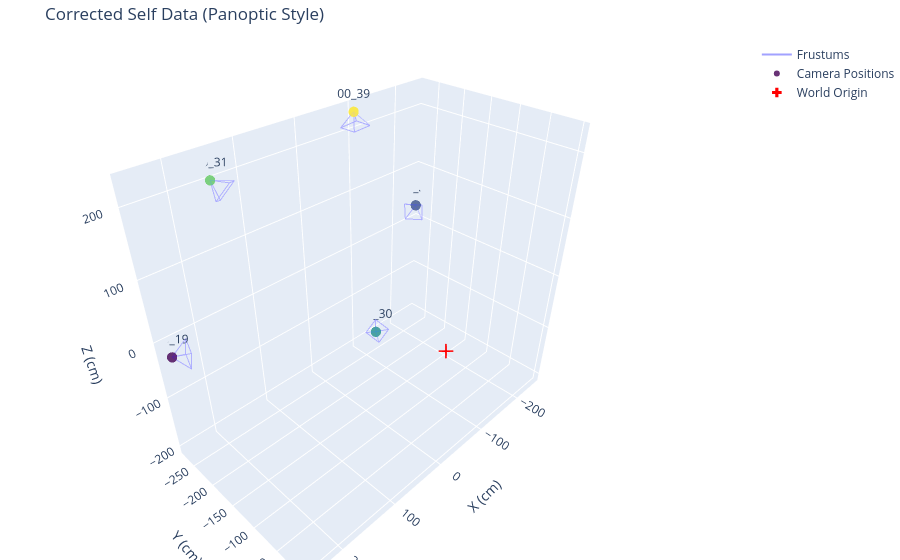

The code cell stored with this chart in its notebook:
### Markdown cell above
## adjust vis correct data

### Code cell
import json
import numpy as np
import plotly.graph_objects as go
import plotly.offline as pyo

# 1. INITIALIZE NOTEBOOK MODE (Critical for Jupyter)
pyo.init_notebook_mode(connected=True)

# ---------------------------------------------------------
# VISUALIZATION FUNCTION (Restored Original Style)
# ---------------------------------------------------------
def visualize_cameras(extrinsic_matrices, Title="", scale=200.0, labels=None):
    fig = go.Figure()
    all_x, all_y, all_z = [], [], []
    cam_centers = []
    
    if labels is None:
        plot_labels = [f"Cam {i}" for i in range(len(extrinsic_matrices))]
    else:
        plot_labels = labels

    for i in range(len(extrinsic_matrices)):
        E = extrinsic_matrices[i]
        R = E[:3, :3]
        t = E[:3, 3]
        
        # Camera center in world coordinates: C = -R^T * t
        C = -R.T @ t
        
        # Camera-to-World matrix
        C_to_W = np.eye(4)
        C_to_W[:3, :3] = R.T  # Inverse of rotation
        C_to_W[:3, 3] = C     # Camera center
        cam_pos = C_to_W[:3, 3]
        cam_centers.append(cam_pos)
        
        # Frustum Calculation
        s = scale
        corners_cam = np.array([
            [0, 0, 0],          
            [-s, -s, s*1.5],    
            [s, -s, s*1.5],     
            [s, s, s*1.5],      
            [-s, s, s*1.5],     
        ])
        
        corners_homo = np.hstack([corners_cam, np.ones((5, 1))])
        p = (C_to_W @ corners_homo.T).T[:, :3]
        
        indices = [0, 1, 2, 0, 2, 3, 0, 3, 4, 0, 4, 1, 1, 2, 3, 4, 1]
        for idx in indices:
            all_x.append(p[idx, 0]); all_y.append(p[idx, 1]); all_z.append(p[idx, 2])
        all_x.append(None); all_y.append(None); all_z.append(None)

    # Frustums Trace
    fig.add_trace(go.Scatter3d(
        x=all_x, y=all_y, z=all_z,
        mode='lines',
        line=dict(color='rgba(100, 100, 255, 0.6)', width=2),
        name='Frustums',
        hoverinfo='none'
    ))

    # Camera Positions Trace
    cam_centers = np.array(cam_centers)
    fig.add_trace(go.Scatter3d(
        x=cam_centers[:, 0], y=cam_centers[:, 1], z=cam_centers[:, 2],
        mode='markers+text',
        marker=dict(size=6, color=np.arange(len(extrinsic_matrices)), colorscale='Viridis', opacity=0.8),
        text=plot_labels,
        textposition="top center",
        name='Camera Positions'
    ))

    # World Origin Trace
    fig.add_trace(go.Scatter3d(
        x=[0], y=[0], z=[0],
        mode='markers',
        marker=dict(size=8, color='red', symbol='cross'),
        name='World Origin'
    ))

    fig.update_layout(
        scene=dict(xaxis_title='X (cm)', yaxis_title='Y (cm)', zaxis_title='Z (cm)', aspectmode='data'),
        margin=dict(l=0, r=0, b=0, t=40),
        title=f"{Title}"
    )
    
    # 2. STANDARD SHOW METHOD (Let init_notebook_mode handle the renderer)
    fig.show()

# ---------------------------------------------------------
# DATA CONVERSION LOGIC
# ---------------------------------------------------------
# Assuming 'json_data_self' is already defined in your notebook
data = json.loads(json_data_self)

extrinsics = []
names = []
converted_cameras = []

# TRANSFORMATION MATRICES
R_fix_axes = np.array([
    [1,  0,  0],
    [0, -1,  0],
    [0,  0, -1]
])

R_z_flip = np.array([
    [-1,  0,  0],
    [ 0, -1,  0],
    [ 0,  0,  1]
])

R_global = R_z_flip @ R_fix_axes

for cam in data['cameras']:
    R_raw = np.array(cam['R'])
    t_raw = np.array(cam['t']).flatten()
    
    # Unit Conversion (mm -> cm)
    t_cm = t_raw / 10.0
    
    # Apply Orientation Fixes
    R_new = R_global @ R_raw
    t_new = R_global @ t_cm
    
    R_sideways = np.array([
    [-1,  0,  0, 0],  
    [0,  -1,  0, 0],  
    [0, 0,  1, 0], 
    [0,  0,  0, 1]
])

    # Create 4x4 Matrix
    E = np.eye(4)
    E[:3, :3] = R_new
    E[:3, 3] = t_new
    
    E = E @ R_sideways

    extrinsics.append(E)
    names.append(cam.get('name', 'unknown'))
    
    new_cam = cam.copy()
    new_cam['t'] = [[x] for x in t_new]
    new_cam['R'] = R_new.tolist()
    converted_cameras.append(new_cam)

# Run Visualization
visualize_cameras(extrinsics, Title="Corrected Self Data (Panoptic Style)", scale=15.0, labels=names)

### Figure 1 — Plotly figure (JSON) as saved in the notebook; plotly's stock layout.template omitted (floating-point values rounded to 4 significant figures)
{"data": [{"hoverinfo": "none", "line": {"color": "rgba(100, 100, 255, 0.6)", "width": 2}, "mode": "lines", "name": "Frustums", "type": "scatter3d", "x": [246.9, 238.1, 234.0, 246.9, 234.0, 218.0, 246.9, 218.0, 222.2, 246.9, 222.2, 238.1, 238.1, 234.0, 218.0, 222.2, 238.1, null, -246.7, -237.3, -234.0, -246.7, -234.0, -218.2, -246.7, -218.2, -221.5, -246.7, -221.5, -237.3, -237.3, -234.0, -218.2, -221.5, -237.3, null, -147.3, -129.8, -154.8, -147.3, -154.8, -144.9, -147.3, -144.9, -119.9, -147.3, -119.9, -129.8, -129.8, -154.8, -144.9, -119.9, -129.8, null, 146.5, 126.8, 151.1, 146.5, 151.1, 142.9, 146.5, 142.9, 118.6, 146.5, 118.6, 126.8, 126.8, 151.1, 142.9, 118.6, 126.8, null, -100.1, -108.7, -81.84, -100.1, -81.84, -74.55, -100.1, -74.55, -101.4, -100.1, -101.4, -108.7, -108.7, -81.84, -74.55, -101.4, -108.7, null], "y": [-273.6, -248.3, -249.4, -273.6, -249.4, -274.6, -273.6, -274.6, -273.5, -273.6, -273.5, -248.3, -248.3, -249.4, -274.6, -273.5, -248.3, null, -273.7, -249.1, -249.0, -273.7, -249.0, -274.4, -273.7, -274.4, -274.6, -273.7, -274.6, -249.1, -249.1, -249.0, -274.4, -274.6, -249.1, null, -272.9, -247.4, -247.2, -272.9, -247.2, -271.1, -272.9, -271.1, -271.3, -272.9, -271.3, -247.4, -247.4, -247.2, -271.1, -271.3, -247.4, null, -274.9, -251.1, -249.4, -274.9, -249.4, -274.8, -274.9, -274.8, -276.5, -274.9, -276.5, -251.1, -251.1, -249.4, -274.8, -276.5, -251.1, null, -273.9, -249.2, -249.1, -273.9, -249.1, -274.4, -273.9, -274.4, -274.4, -273.9, -274.4, -249.2, -249.2, -249.1, -274.4, -274.4, -249.2, null], "z": [-26.89, -11.43, -41.12, -26.89, -41.12, -38.0, -26.89, -38.0, -8.308, -26.89, -8.308, -11.43, -11.43, -41.12, -38.0, -8.308, -11.43, null, 26.32, 10.06, 39.87, 26.32, 39.87, 38.17, 26.32, 38.17, 8.366, 26.32, 8.366, 10.06, 10.06, 39.87, 38.17, 8.366, 10.06, null, -201.5, -202.4, -185.8, -201.5, -185.8, -170.7, -201.5, -170.7, -187.3, -201.5, -187.3, -202.4, -202.4, -185.8, -170.7, -187.3, -202.4, null, 199.8, 200.5, 182.9, 199.8, 182.9, 169.1, 199.8, 169.1, 186.7, 199.8, 186.7, 200.5, 200.5, 182.9, 169.1, 186.7, 200.5, null, 227.6, 211.2, 224.7, 227.6, 224.7, 210.2, 227.6, 210.2, 196.7, 227.6, 196.7, 211.2, 211.2, 224.7, 210.2, 196.7, 211.2, null]}, {"marker": {"color": [0, 1, 2, 3, 4], "colorscale": [[0, "#440154"], [0.1111, "#482878"], [0.2222, "#3e4989"], [0.3333, "#31688e"], [0.4444, "#26828e"], [0.5556, "#1f9e89"], [0.6667, "#35b779"], [0.7778, "#6ece58"], [0.8889, "#b5de2b"], [1, "#fde725"]], "opacity": 0.8, "size": 6}, "mode": "markers+text", "name": "Camera Positions", "text": ["00_19", "00_25", "00_30", "00_31", "00_39"], "textposition": "top center", "type": "scatter3d", "x": [246.9, -246.7, -147.3, 146.5, -100.1], "y": [-273.6, -273.7, -272.9, -274.9, -273.9], "z": [-26.89, 26.32, -201.5, 199.8, 227.6]}, {"marker": {"color": "red", "size": 8, "symbol": "cross"}, "mode": "markers", "name": "World Origin", "type": "scatter3d", "x": [0], "y": [0], "z": [0]}], "layout": {"margin": {"b": 0, "l": 0, "r": 0, "t": 40}, "scene": {"aspectmode": "data", "xaxis": {"title": {"text": "X (cm)"}}, "yaxis": {"title": {"text": "Y (cm)"}}, "zaxis": {"title": {"text": "Z (cm)"}}}, "title": {"text": "Corrected Self Data (Panoptic Style)"}}}
